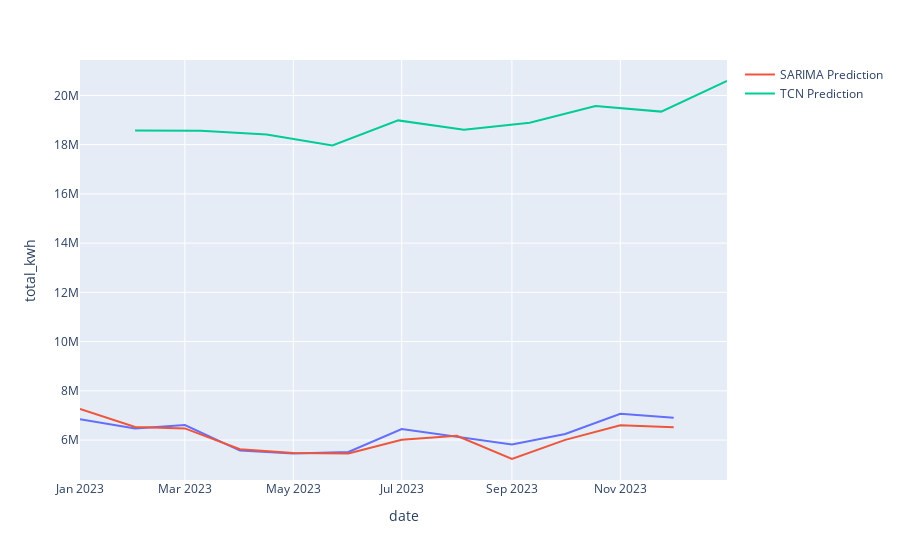
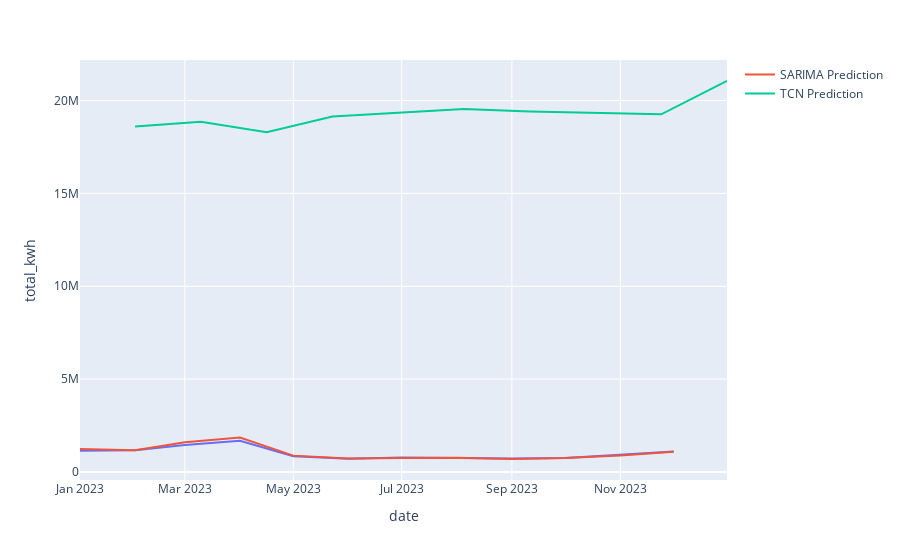

Notebook code cell kept with these figures, in order:
### Code cell
sectors = df["sector"].unique()
for mrc in ["Drummond", "Les Etchemins"]:
    for sector in sectors:
        # On importe d'abord les prévisions pré-calculées pour SARIMA
        sarima_preds = pd.read_csv(f"./arima_predictions/{mrc}_{sector}.csv")
        
        fig = px.line(sarima_preds, x="date", y="total_kwh")

        sector_mrc = sector + mrc
        tcn_p = tcn_preds[[tcn_preds["sector_mrc"] == sector_mrc]]
        tcn_p = tcn_p.drop(columns=["sector_mrc"])

        fig.add_scatter(y=sarima_preds["forecast"], x=sarima_preds["date"], mode='lines', name="SARIMA Prediction")
        fig.add_scatter(y=tcn_p.ouput, x=pd.date_range(start="2023-02-01", end="2023-12-31", periods=10), mode='lines', name="TCN Prediction")
        # fig = px.line(y.squeeze())
        # fig.add_scatter(y=pred.squeeze(), mode='lines', name="pred")
        fig.show()
        break

### Figure 1 — Plotly figure (JSON) as saved in the notebook; plotly's stock layout.template omitted (floating-point values rounded to 4 significant figures)
{"data": [{"hovertemplate": "date=%{x}<br>total_kwh=%{y}<extra></extra>", "legendgroup": "", "line": {"color": "#636efa", "dash": "solid"}, "marker": {"symbol": "circle"}, "mode": "lines", "name": "", "orientation": "v", "showlegend": false, "type": "scatter", "x": ["2023-01-01", "2023-02-01", "2023-03-01", "2023-04-01", "2023-05-01", "2023-06-01", "2023-07-01", "2023-08-01", "2023-09-01", "2023-10-01", "2023-11-01", "2023-12-01"], "xaxis": "x", "y": [6846496, 6473865, 6611757, 5573804, 5451344, 5517997, 6449576, 6136128, 5822133, 6246672, 7069067, 6910862], "yaxis": "y"}, {"mode": "lines", "name": "SARIMA Prediction", "type": "scatter", "x": ["2023-01-01", "2023-02-01", "2023-03-01", "2023-04-01", "2023-05-01", "2023-06-01", "2023-07-01", "2023-08-01", "2023-09-01", "2023-10-01", "2023-11-01", "2023-12-01"], "y": [7267000.0, 6534000.0, 6472000.0, 5626000.0, 5478000.0, 5454000.0, 6012000.0, 6173000.0, 5230000.0, 6007000.0, 6600000.0, 6519000.0]}, {"mode": "lines", "name": "TCN Prediction", "type": "scatter", "x": ["2023-02-01T00:00:00", "2023-03-10T00:00:00", "2023-04-16T00:00:00", "2023-05-23T00:00:00", "2023-06-29T00:00:00", "2023-08-05T00:00:00", "2023-09-11T00:00:00", "2023-10-18T00:00:00", "2023-11-24T00:00:00", "2023-12-31T00:00:00"], "y": [18570000.0, 18570000.0, 18410000.0, 17960000.0, 18990000.0, 18610000.0, 18890000.0, 19570000.0, 19340000.0, 20590000.0, 19730000.0]}], "layout": {"legend": {"tracegroupgap": 0}, "margin": {"t": 60}, "xaxis": {"anchor": "y", "domain": [0, 1], "title": {"text": "date"}}, "yaxis": {"anchor": "x", "domain": [0, 1], "title": {"text": "total_kwh"}}}}

### Figure 2 — Plotly figure (JSON) as saved in the notebook; plotly's stock layout.template omitted (floating-point values rounded to 4 significant figures)
{"data": [{"hovertemplate": "date=%{x}<br>total_kwh=%{y}<extra></extra>", "legendgroup": "", "line": {"color": "#636efa", "dash": "solid"}, "marker": {"symbol": "circle"}, "mode": "lines", "name": "", "orientation": "v", "showlegend": false, "type": "scatter", "x": ["2023-01-01", "2023-02-01", "2023-03-01", "2023-04-01", "2023-05-01", "2023-06-01", "2023-07-01", "2023-08-01", "2023-09-01", "2023-10-01", "2023-11-01", "2023-12-01"], "xaxis": "x", "y": [1143234, 1160423, 1453362, 1671218, 846100, 713381, 772260, 734092, 724739, 747329, 942264, 1094746], "yaxis": "y"}, {"mode": "lines", "name": "SARIMA Prediction", "type": "scatter", "x": ["2023-01-01", "2023-02-01", "2023-03-01", "2023-04-01", "2023-05-01", "2023-06-01", "2023-07-01", "2023-08-01", "2023-09-01", "2023-10-01", "2023-11-01", "2023-12-01"], "y": [1229000.0, 1163000.0, 1591000.0, 1847000.0, 876500.0, 717600.0, 753200.0, 760200.0, 694800.0, 744100.0, 887600.0, 1090000.0]}, {"mode": "lines", "name": "TCN Prediction", "type": "scatter", "x": ["2023-02-01T00:00:00", "2023-03-10T00:00:00", "2023-04-16T00:00:00", "2023-05-23T00:00:00", "2023-06-29T00:00:00", "2023-08-05T00:00:00", "2023-09-11T00:00:00", "2023-10-18T00:00:00", "2023-11-24T00:00:00", "2023-12-31T00:00:00"], "y": [18600000.0, 18860000.0, 18290000.0, 19150000.0, 19340000.0, 19540000.0, 19410000.0, 19320000.0, 19260000.0, 21060000.0, 19030000.0]}], "layout": {"legend": {"tracegroupgap": 0}, "margin": {"t": 60}, "xaxis": {"anchor": "y", "domain": [0, 1], "title": {"text": "date"}}, "yaxis": {"anchor": "x", "domain": [0, 1], "title": {"text": "total_kwh"}}}}
